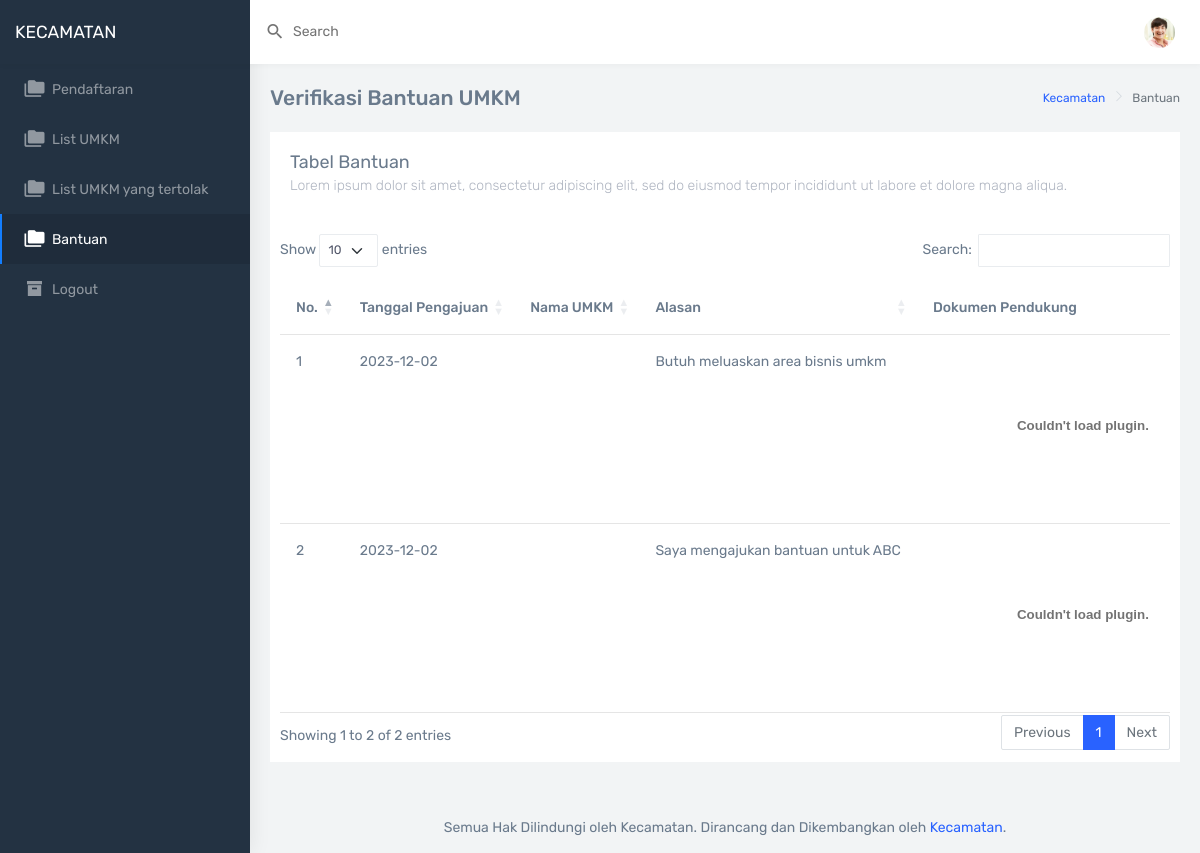
The page /admin/page/ltr/bantuan.php on the database its author committed.
### tables this page shows
CREATE TABLE `bantuan` (
  `id` int(11) NOT NULL,
  `id_umkm` int(11) NOT NULL,
  `tanggal` date DEFAULT current_timestamp(),
  `alasan` varchar(255) NOT NULL,
  `dokumen_pendukung` longblob NOT NULL,
  `kebutuhan_dana_nominal` int(11) DEFAULT NULL,
  `kebutuhan_dana_rincian` text DEFAULT NULL,
  `kebutuhan_tenda` tinyint(4) DEFAULT NULL,
  `kebutuhan_gerobak` tinyint(4) DEFAULT NULL,
  `kebutuhan_spanduk` tinyint(4) DEFAULT NULL,
  `kebutuhan_lainnya_ket` text DEFAULT NULL,
  `keterangan` text DEFAULT NULL,
  `status` int(11) NOT NULL DEFAULT 2
);

### admin/page/ltr/bantuan.php (the view, shortened to what this page needs)
<?php
require "../../../connect.php";
$sql = "SELECT * FROM bantuan WHERE status = 2";
$stmt = $conn->query($sql)->fetchAll();
?>
<!DOCTYPE html>
<html dir="page" lang="en">
<head>
    <link href="../../dist/css/style.min.css" rel="stylesheet">
    <link rel="stylesheet" href="https://cdn.datatables.net/1.13.7/css/dataTables.bootstrap5.min.css">
</head>
<body>
    <div id="main-wrapper" data-navbarbg="skin6" data-theme="light" data-layout="vertical" data-sidebartype="full" data-boxed-layout="full">
        <header class="topbar" data-navbarbg="skin6">
            <nav class="navbar top-navbar navbar-expand-md navbar-light">
                <div class="navbar-header" data-logobg="skin5">
                    <div class="navbar-brand">
                        <a href="pendaftaran.html" class="logo">
                            <span class="logo-text text-white" alt="homepage">
                                KECAMATAN
                            </span>
                        </a>
                    </div>
                </div>
                <div class="navbar-collapse collapse" id="navbarSupportedContent" data-navbarbg="skin6">
                    <ul class="navbar-nav float-start me-auto">
                        <li class="nav-item search-box">
                            <a class="nav-link waves-effect waves-dark" href="javascript:void(0)">
                                <div class="d-flex align-items-center">
                                    <i class="mdi mdi-magnify font-20 me-1"></i>
                                    <div class="ms-1 d-none d-sm-block">
                                        <span>Search</span>
                                    </div>
                                </div>
                            </a>
                        </li>
                    </ul>
                    <ul class="navbar-nav float-end">
                        <li class="nav-item dropdown">
                            <a class="nav-link dropdown-toggle text-muted waves-effect waves-dark pro-pic" href="#" id="navbarDropdown" role="button" data-bs-toggle="dropdown" aria-expanded="false">
                                <img src="../../assets/images/users/1.jpg" alt="user" class="rounded-circle" width="31">
                            </a>
                        </li>
                    </ul>
                </div>
            </nav>
        </header>
        <aside class="left-sidebar" data-sidebarbg="skin5">
            <div class="scroll-sidebar">
                <nav class="sidebar-nav">
                <ul id="sidebarnav">
                        <li class="sidebar-item">
                            <a class="sidebar-link waves-effect waves-dark sidebar-link" href="pendaftaran.php" aria-expanded="false">
                                <i class="mdi mdi-folder-multiple"></i>
                                <span class="hide-menu">Pendaftaran</span>
                            </a>
                        </li>
                        <li class="sidebar-item">
                            <a class="sidebar-link waves-effect waves-dark sidebar-link" href="umkm.php" aria-expanded="false">
                                <i class="mdi mdi-folder-multiple"></i>
                                <span class="hide-menu">List UMKM</span>
                            </a>
                        </li>
                        <li class="sidebar-item">
                            <a class="sidebar-link waves-effect waves-dark sidebar-link" href="umkm_tolak.php" aria-expanded="false">
                                <i class="mdi mdi-folder-multiple"></i>
                                <span class="hide-menu">List UMKM yang tertolak</span>
                            </a>
                        </li>
                        <li class="sidebar-item">
                            <a class="sidebar-link waves-effect waves-dark sidebar-link" href="bantuan.php" aria-expanded="false">
                                <i class="mdi mdi-folder-multiple"></i>
                                <span class="hide-menu">Bantuan</span>
                            </a>
                        </li>
                        <li class="sidebar-item">
                            <a class="sidebar-link waves-effect waves-dark sidebar-link" href="../../../logout.php" aria-expanded="false">
                                <i class="mdi mdi-archive"></i>
                                <span class="hide-menu">Logout</span>
                            </a>
                        </li>
                    </ul>
                </nav>
            </div>
        </aside>
        <div class="page-wrapper">
            <div class="page-breadcrumb">
                <div class="row">
                    <div class="col-5 align-self-center">
                        <h4 class="page-title">Verifikasi Bantuan UMKM</h4>
                    </div>
                    <div class="col-7 align-self-center">
                        <div class="d-flex align-items-center justify-content-end">
                            <nav aria-label="breadcrumb">
                                <ol class="breadcrumb">
                                    <li class="breadcrumb-item">
                                        <a href="#">Kecamatan</a>
                                    </li>
                                    <li class="breadcrumb-item active" aria-current="page">Bantuan</li>
                                </ol>
                            </nav>
                        </div>
                    </div>
                </div>
            </div>
            <div class="container-fluid">
                <div class="row">
                    <div class="col-12">
                        <div class="card">
                            <div class="card-body">
                                <h4 class="card-title">Tabel Bantuan</h4>
                                <h6 class="card-subtitle">Lorem ipsum dolor sit amet, consectetur adipiscing elit, sed do eiusmod tempor incididunt ut labore et dolore magna aliqua.
                            </div>
                            <div class="table-responsive" style="padding: 10px;">
                                <table class="table table-hover nowrap" id="tableBantuan" style="width: 100%;">
                                    <thead id="thead-tableBantuan" class="nowrap" style="width: 100%;">
                                        <tr>
                                            <th scope="col">No.</th>
                                            <th scope="col">Tanggal Pengajuan</th>
                                            <th scope="col">Nama UMKM</th>
                                            <th scope="col">Alasan</th>
                                            <th scope="col">Dokumen Pendukung</th>
                                        </tr>
                                    </thead>
                                    <tbody id="tbody-tableBantuan">
                                        <?php
                                        if ($stmt != null) {
                                            $no = 0;
                                            foreach ($stmt as $data) {
                                                $no++;
                                                $id = $data['id_umkm'];
                                                $nama_umkm = "SELECT nama_umkm FROM umkmm WHERE id = $id";
                                                $nama_umkm = $conn->query($nama_umkm)->fetch();
                                                echo '
                                                <tr>
                                                    <td>' . $no . '</td>
                                                    <td>' . $data['tanggal'] . '</td>
                                                    <td>' . $nama_umkm['nama_umkm'] . '</td>
                                                    <td>' . $data['alasan'] . '</td>
                                                    <td> <embed type="application/pdf" src="../../../forms/'. $data['dokumen_pendukung'] .'" style="width: 600; heigth: 400; overflow: hidden;"></embed> </td>
                                                    <td>' . $data['kebutuhan_dana_nominal'] . '</td>
                                                    <td>' . $data['kebutuhan_dana_rincian'] . '</td>
                                                    <td>' . $data['kebutuhan_tenda'] . '</td>
                                                    <td>' . $data['kebutuhan_gerobak'] . '</td>
                                                    <td>' . $data['kebutuhan_spanduk'] . '</td>
                                                    <td>' . $data['kebutuhan_lainnya_ket'] . '</td>
                                                    <td>' . $data['keterangan'] . '</td>
                                                    <td>
                                                    <button class="btn btn-outline-success" onclick="terimaBantuan(' . $data['id'] . ')">Terima</button>
                                                    <button class="btn btn-outline-danger" onclick="tolakBantuan(' . $data['id'] . ')">Tolak</button>
                                                    </td>
                                                </tr>
                                                ';
                                        ?>
                                        <?php
                                            }
                                        }
                                        ?>
                                    </tbody>
                                </table>
                            </div>
                        </div>
                    </div>
                </div>
            </div>
            <footer class="footer text-center">
                Semua Hak Dilindungi oleh Kecamatan. Dirancang dan Dikembangkan oleh
                <a href="">Kecamatan</a>.
            </footer>
        </div>
    </div>
</body>
</html>

### admin/page/ltr/bantuan.php (style rules this page uses)
.page-wrapper { background: #f2f4f5; position: relative; transition: 0.2s ease-in; display: block; }

### rows shown on the page
bantuan: tanggal "2023-12-02", alasan "Butuh meluaskan area bisnis umkm"
bantuan: tanggal "2023-12-02", alasan "Saya mengajukan bantuan untuk ABC"
